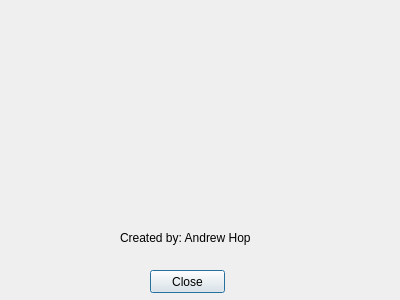
<?xml version="1.0" encoding="UTF-8"?>
<ui version="4.0">
 <class>About</class>
 <widget class="QDialog" name="About">
  <property name="geometry">
   <rect>
    <x>0</x>
    <y>0</y>
    <width>400</width>
    <height>300</height>
   </rect>
  </property>
  <property name="windowTitle">
   <string>Dialog</string>
  </property>
  <widget class="QLabel" name="label">
   <property name="geometry">
    <rect>
     <x>120</x>
     <y>230</y>
     <width>131</width>
     <height>16</height>
    </rect>
   </property>
   <property name="text">
    <string>Created by: Andrew Hopps</string>
   </property>
  </widget>
  <widget class="QPushButton" name="pushButton">
   <property name="geometry">
    <rect>
     <x>150</x>
     <y>270</y>
     <width>75</width>
     <height>23</height>
    </rect>
   </property>
   <property name="text">
    <string>Close</string>
   </property>
  </widget>
 </widget>
 <resources/>
 <connections/>
</ui>
